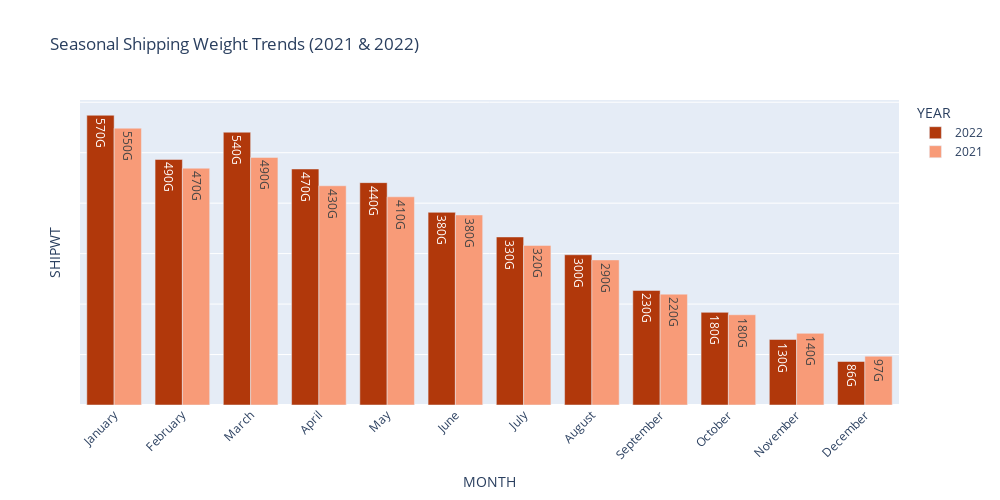

Notebook source saved alongside this figure:
### Code cell
monthly_summary["YEAR"] = monthly_summary["YEAR"].astype(str)

custom_colors = {
    "2021": "#F89B78",
    "2022": "#B1380B",
}

month_order = [
    "January", "February", "March", "April", "May", "June",
    "July", "August", "September", "October", "November", "December"
]

fig2 = px.bar(
    monthly_summary,
    x = "MONTH",
    y  = "SHIPWT",
    color = "YEAR",
    barmode = "group",
    title = "Seasonal Shipping Weight Trends (2021 & 2022)",
    category_orders = {"MONTH": month_order},
    color_discrete_map = custom_colors,
    text_auto = ".2s"
)
fig2.update_layout(
    xaxis_tickangle = -45,
    height = 500,
    width = 1000,
    showlegend = True,
    yaxis = dict(
        showticklabels = False)
)

fig2.show()

### Figure 1 — Plotly figure (JSON) as saved in the notebook; plotly's stock layout.template omitted (floating-point values rounded to 4 significant figures)
{"data": [{"alignmentgroup": "True", "hovertemplate": "YEAR=2022<br>MONTH=%{x}<br>SHIPWT=%{y}<extra></extra>", "legendgroup": "2022", "marker": {"color": "#B1380B", "pattern": {"shape": ""}}, "name": "2022", "offsetgroup": "2022", "orientation": "v", "showlegend": true, "textposition": "auto", "texttemplate": "%{y:.2s}", "type": "bar", "x": ["November", "August", "July", "October", "April", "January", "June", "September", "February", "March", "May", "December"], "xaxis": "x", "y": [129805747155, 297740834754, 333065421934, 183587422388, 467718794880, 574216974370, 381816687984, 226967919805, 486609649956, 540637216460, 440663499036, 86222679966], "yaxis": "y"}, {"alignmentgroup": "True", "hovertemplate": "YEAR=2021<br>MONTH=%{x}<br>SHIPWT=%{y}<extra></extra>", "legendgroup": "2021", "marker": {"color": "#F89B78", "pattern": {"shape": ""}}, "name": "2021", "offsetgroup": "2021", "orientation": "v", "showlegend": true, "textposition": "auto", "texttemplate": "%{y:.2s}", "type": "bar", "x": ["April", "June", "July", "January", "May", "November", "September", "December", "February", "March", "August", "October"], "xaxis": "x", "y": [434452954560, 376657796528, 316289941121, 548601399983, 412589043081, 142046977230, 219716080025, 96743674846, 469312751004, 490608226339, 287544605736, 178879727232], "yaxis": "y"}], "layout": {"barmode": "group", "height": 500, "legend": {"title": {"text": "YEAR"}, "tracegroupgap": 0}, "showlegend": true, "title": {"text": "Seasonal Shipping Weight Trends (2021 & 2022)"}, "width": 1000, "xaxis": {"anchor": "y", "categoryarray": ["January", "February", "March", "April", "May", "June", "July", "August", "September", "October", "November", "December"], "categoryorder": "array", "domain": [0, 1], "tickangle": -45, "title": {"text": "MONTH"}}, "yaxis": {"anchor": "x", "domain": [0, 1], "showticklabels": false, "title": {"text": "SHIPWT"}}}}
